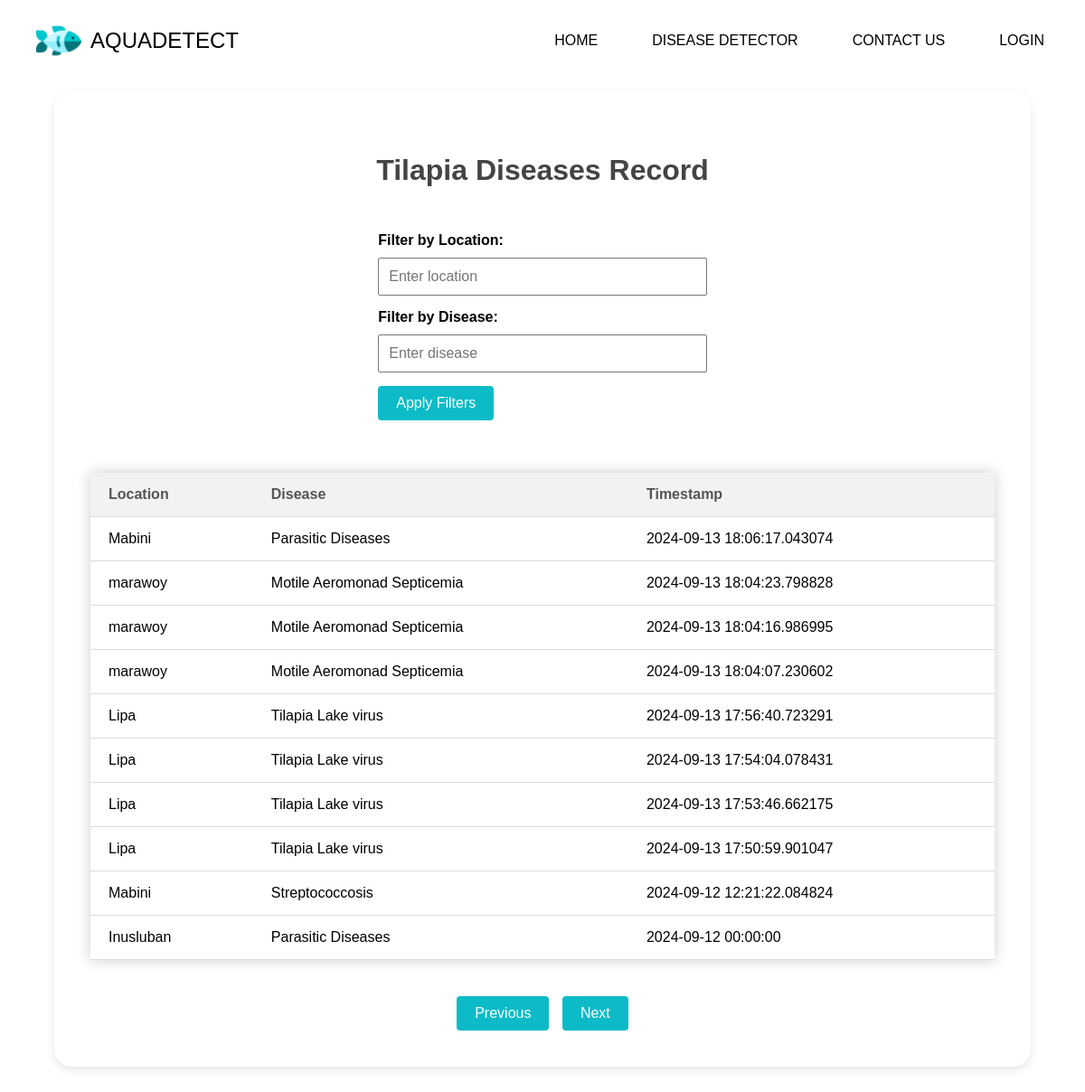
The app's page /test?location=&disease=&page=2 with its own data.
### yolo_app.py (models this page shows)
class LocationInfo(db.Model):
    id = db.Column(db.Integer, primary_key=True)
    location = db.Column(db.String(120), nullable=False)
    disease = db.Column(db.String(120), nullable=False)
    timestamp = db.Column(db.DateTime, default=datetime.datetime.utcnow)

### yolo_app.py (the view)
@app.route("/test")
def test():
    filter_location = request.args.get('location', '')
    filter_disease = request.args.get('disease', '')
    page = request.args.get('page', 1, type=int)
    per_page = 10  # Number of records per page
    offset = (page - 1) * per_page
    query = db.session.query(LocationInfo)
    if filter_location:
        query = query.filter(LocationInfo.location.ilike(f"%{filter_location}%"))
    if filter_disease:
        query = query.filter(LocationInfo.disease.ilike(f"%{filter_disease}%"))
    query = query.order_by(LocationInfo.timestamp.desc())
    total = query.count()
    location_info_records = query.offset(offset).limit(per_page).all()
    base_url = url_for('test', location=filter_location, disease=filter_disease)
    prev_url = url_for('test', location=filter_location, disease=filter_disease, page=page-1) if page > 1 else None
    next_url = url_for('test', location=filter_location, disease=filter_disease, page=page+1) if (page * per_page) < total else None
    return render_template('test.html',
                           location_info_records=location_info_records,
                           filter_location=filter_location,
                           filter_disease=filter_disease,
                           prev_url=prev_url,
                           next_url=next_url)

### templates/test.html (shortened to what this page needs)
<!DOCTYPE html>
<html lang="en">
<head>
</head>
<body>
    {% extends "nav.html" %}
    {% block content %}
    <div class="page-container">
        <h1>Tilapia Diseases Record</h1>
        <div class="filter-form">
            <form method="get" action="{{ url_for('test') }}">
                <label for="location">Filter by Location:</label>
                <input type="text" id="location" name="location" value="{{ filter_location }}" placeholder="Enter location">
                <label for="disease">Filter by Disease:</label>
                <input type="text" id="disease" name="disease" value="{{ filter_disease }}" placeholder="Enter disease">
                <button type="submit">Apply Filters</button>
            </form>
        </div>
        <br>
        <table>
            <thead>
                <tr>
                    <th>Location</th>
                    <th>Disease</th>
                    <th>Timestamp</th>
                </tr>
            </thead>
            <tbody>
                {% for record in location_info_records %}
                <tr>
                    <td>{{ record.location }}</td>
                    <td>{{ record.disease }}</td>
                    <td>{{ record.timestamp }}</td>
                </tr>
                {% endfor %}
            </tbody>
        </table>
        <div class="pagination">
            {% if prev_url %}
            <a href="{{ prev_url }}" class="prev">Previous</a>
            {% endif %}
            {% if next_url %}
            <a href="{{ next_url }}" class="next">Next</a>
            {% endif %}
        </div>
    </div>
    {% endblock %}

### templates/nav.html (style rules this page uses)
* { text-decoration: none; font-family: 'Plus Jakarta Sans', Helvetica, sans-serif; box-sizing: border-box; margin: 0; padding: 0; }
body { margin: 0; padding: 0; }

### records on screen
LocationInfo: location "Mabini", disease "Parasitic Diseases", timestamp "2024-09-13 18:06:17.043074"
LocationInfo: location "marawoy", disease "Motile Aeromonad Septicemia", timestamp "2024-09-13 18:04:23.798828"
LocationInfo: location "marawoy", disease "Motile Aeromonad Septicemia", timestamp "2024-09-13 18:04:16.986995"
LocationInfo: location "marawoy", disease "Motile Aeromonad Septicemia", timestamp "2024-09-13 18:04:07.230602"
LocationInfo: location "Lipa", disease "Tilapia Lake virus", timestamp "2024-09-13 17:56:40.723291"
LocationInfo: location "Lipa", disease "Tilapia Lake virus", timestamp "2024-09-13 17:54:04.078431"
LocationInfo: location "Lipa", disease "Tilapia Lake virus", timestamp "2024-09-13 17:53:46.662175"
LocationInfo: location "Lipa", disease "Tilapia Lake virus", timestamp "2024-09-13 17:50:59.901047"
LocationInfo: location "Mabini", disease "Streptococcosis", timestamp "2024-09-12 12:21:22.084824"
LocationInfo: location "Inusluban", disease "Parasitic Diseases", timestamp "2024-09-12 00:00:00"
